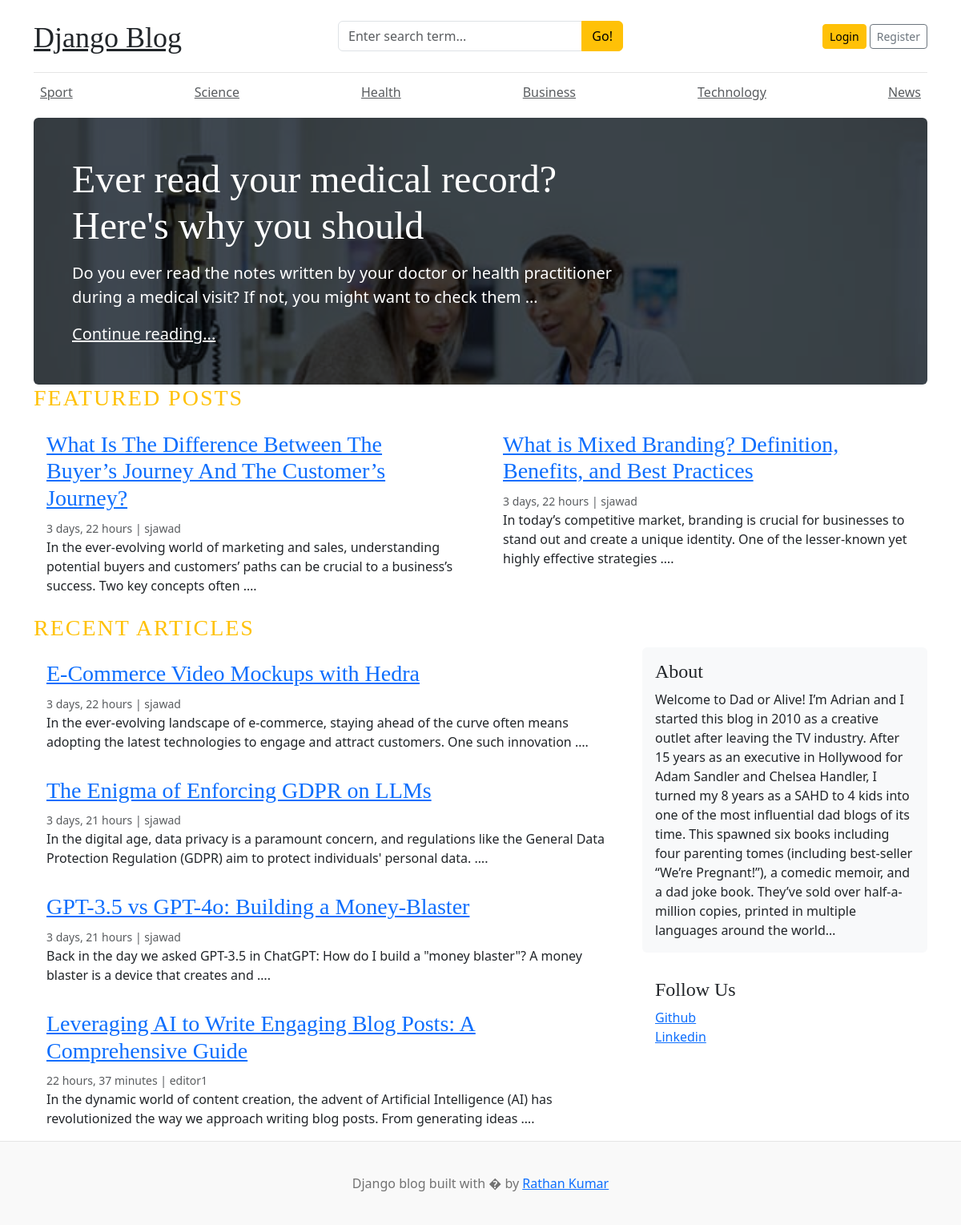
The page / on the database its author committed.
### blogs/models.py (models this page shows, shortened)
class Category(models.Model):
    category_name = models.CharField(max_length=80, unique=True)
    created_at = models.DateTimeField(auto_now_add=True)
    updated_at = models.DateTimeField(auto_now=True)
    class Meta:
        verbose_name_plural = "Categories"

class Blog(models.Model):
    title = models.CharField(max_length=100)
    slug = models.SlugField(max_length=150, unique=True)
    category = models.ForeignKey(Category, on_delete=models.CASCADE)
    author = models.ForeignKey(User, on_delete=models.CASCADE)
    featured_image = models.ImageField(upload_to="blog/uploads/%Y/%m/%d", blank=True)
    short_description = models.TextField()
    blog_body = models.TextField()
    status = models.BooleanField(choices=STATUS_CHOICES, default=0)
    is_featured = models.BooleanField(default=False)
    created_at = models.DateTimeField(auto_now_add=True)
    updated_at = models.DateTimeField(auto_now=True)
    def __str__(self):
        return self.title

### social/models.py (models this page shows, shortened)
class About(models.Model):
    about_title = models.CharField(max_length=150, default='About')
    about_text = models.TextField()
    class Meta:
        verbose_name = "About"
        verbose_name_plural = "About"

class SocialMedia(models.Model):
    social_platform = models.CharField(max_length=100, unique=True)
    social_link = models.URLField(unique=True)
    class Meta:
        verbose_name = "Social Media"
        verbose_name_plural = "Social Media"

### blog_main/views.py (the view)
# urls.py: 2. Add a URL to urlpatterns:  path('', views.home, name='home')
def home(request):
    about = About.objects.get(pk=1)
    social_media = SocialMedia.objects.all()
    featured_posts = Blog.objects.filter(is_featured=True, status=1).order_by('-created_at')
    posts = Blog.objects.filter(is_featured=False, status=1)
    print(posts)
    context = {'featured_posts': featured_posts, 'posts': posts, 'about': about, 'social_media':social_media}
    return render(request=request, template_name='home.html', context=context)

### blogs/context_processors.py (called while the page is built)
def get_categories(request):
    categories = Category.objects.all()
    return {'categories': categories}

### templates/home.html
{% extends 'base.html' %}
    {% block content %}
    {% for post in featured_posts %}
        {% if forloop.first %}
            <div class="jumbotron p-3 p-md-5 text-white rounded bg-dark"
                 style="background-image: url({{ post.featured_image.url }});background-blend-mode: overlay;background-size:cover;">
                <div class="col-md-8 px-0">
                    <h1 class="display-4 font-italic">{{ post.title }}</h1>
                    <p class="lead my-3">{{ post.short_description | truncatewords:25 }}</p>
                    <p class="lead mb-0"><a href="{% url 'single_post' post.slug %}" class="text-white font-weight-bold">Continue reading...</a></p>
                </div>
            </div>
        {% endif %}
    {% endfor %}
    <h3 class="text-uppercase text-warning" style="letter-spacing: 2px;">Featured Posts</h3>
    <div class="row mb-2">
        {% for post in featured_posts %}
            {% if not forloop.first %}
                <div class="col-md-6">
                    <div class="card border-0">
                        <div class="card-body">
                            <h3><a href="{% url 'single_post' post.slug %}">{{ post.title }}</a></h3>
                            <small class="mb-1 text-muted">{{ post.created_at | timesince }} | {{ post.author }}</small>
                            <p class="card-text">{{ post.short_description | truncatewords:25 }}.</p>
                        </div>
                    </div>
                </div>
            {% endif %}
        {% endfor %}
    </div>
    <h3 class="text-uppercase text-warning" style="letter-spacing: 2px;">Recent Articles</h3>
    <main role="main" class="container p-0">
        <div class="row">
            <div class="col-md-8 blog-main">
                {% for post in posts %}
                    <div class="card border-0">
                        <div class="card-body">
                            <h3><a href="{% url 'single_post' post.slug %}">{{ post.title }}</a></h3>
                            <small class="mb-1 text-muted">{{ post.created_at | timesince }} | {{ post.author }}</small>
                            <p class="card-text">{{ post.short_description | truncatewords:25 }}.</p>
                        </div>
                    </div>
                {% endfor %}
            </div>
            <aside class="col-md-4 blog-sidebar">
                <div class="p-3 mb-3 bg-light rounded">
                    <h4 class="font-italic">About</h4>
                    <p class="mb-0">{{ about.about_text }}</p>
                </div>
                <div class="p-3">
                    <h4 class="font-italic">Follow Us</h4>
                    <ol class="list-unstyled">
                        {% if social_media %}
                            {% for social in social_media %}
                        <li><a href="{{ social.social_link }}">{{social.social_platform}}</a></li>
                        {% endfor %}
                        {% else %}
                        <p>No social links yet!</p>
                        {% endif %}
                    </ol>
                </div>
            </aside>
        </div>
    </main>
</div>
{% endblock %}

### templates/base.html (shortened to what this page needs)
{% load static %}
<!DOCTYPE html>
<html lang="en">
<head>
    <link href="https://cdn.jsdelivr.net/npm/bootstrap@5.3.3/dist/css/bootstrap.min.css" rel="stylesheet">
    <link rel="stylesheet" href="https://cdnjs.cloudflare.com/ajax/libs/font-awesome/4.7.0/css/font-awesome.min.css">
    <link href="{% static 'css/blog.css' %}" rel="stylesheet">
</head>
<body>
<div class="container">
    <header class="blog-header py-3">
        <div class="row flex-nowrap justify-content-between align-items-center">
            <div class="col-4 pt-1">
                <a class="blog-header-logo text-dark" href="/">Django Blog</a>
            </div>
            <div class="col-4">
                <form action="{% url 'search' %}" method="GET">
                    <div class="input-group">
                        <input class="form-control" type="text" placeholder="Enter search term..." aria-label="Enter search term..." aria-describedby="button-search" name="keyword" />
                        <button class="btn btn-warning" id="button-search" type="submit">Go!</button>
                    </div>
                </form>
            </div>
            <div class="col-4 d-flex justify-content-end align-items-center">
                {% if not user.is_authenticated %}
                <a class="btn btn-sm btn-warning" href="{% url 'login' %}">Login</a> &nbsp;
                <a class="btn btn-sm btn-outline-secondary" href="{% url 'register' %}">Register</a>
                {% else %}
                 <a class="btn btn-sm btn-warning" href="{% url 'dashboard' %}">Dashboard</a>
                    &emsp;
                    <span><a href="{% url 'logout' %}">logout</a></span>
                {% endif %}
            </div>
        </div>
    </header>
    <div class="nav-scroller py-1 mb-2">
        <nav class="nav d-flex justify-content-between">
            {% for category in categories %}
                <a class="p-2 text-muted" href="{% url 'posts_by_category' category.id %}">{{ category.category_name }}</a>
            {% endfor %}
        </nav>
    </div>
{% block content %}
{% endblock %}
<footer class="blog-footer">
    <p>Django blog built with � by <a href="#">Rathan Kumar</a></p>
</footer>
</body>
</html>

### static/css/blog.css (style rules this page uses)
.blog-header { border-bottom: 1px solid #e5e5e5; }
.blog-header-logo { font-family: "Playfair Display", Georgia, "Times New Roman", serif; font-size: 2.25rem; }
h1, h2, h3, h4, h5, h6 { font-family: "Playfair Display", Georgia, "Times New Roman", serif; }
.display-4 { font-size: 2.5rem; }
@media (min-width: 768px) { .display-4 { font-size: 3rem; } }
.blog-footer { padding: 2.5rem 0; color: #727272; text-align: center; background-color: #f9f9f9; border-top: .05rem solid #e5e5e5; }
.blog-footer p:last-child { margin-bottom: 0; }

### rows shown on the page
Category: category_name "Sport"
Category: category_name "Science"
Category: category_name "Health"
Category: category_name "Business"
Category: category_name "Technology"
Category: category_name "News"
Blog: featured_image (picture), title "Ever read your medical record? Here's why you should", short_description "Do you ever read the notes written by your doctor or health practitioner during a medical visit? If not, you might want to check them …"
Blog: title "What Is The Difference Between The Buyer’s Journey And The Customer’s Journey?", created_at "3 days, 22 hours", author "sjawad", short_description "In the ever-evolving world of marketing and sales, understanding potential buyers and customers’ paths can be crucial to a business’s success. Two key concepts often …"
Blog: title "What is Mixed Branding? Definition, Benefits, and Best Practices", created_at "3 days, 22 hours", author "sjawad", short_description "In today’s competitive market, branding is crucial for businesses to stand out and create a unique identity. One of the lesser-known yet highly effective strategies …"
Blog: title "E-Commerce Video Mockups with Hedra", created_at "3 days, 22 hours", author "sjawad", short_description "In the ever-evolving landscape of e-commerce, staying ahead of the curve often means adopting the latest technologies to engage and attract customers. One such innovation …"
Blog: title "The Enigma of Enforcing GDPR on LLMs", created_at "3 days, 21 hours", author "sjawad", short_description "In the digital age, data privacy is a paramount concern, and regulations like the General Data Protection Regulation (GDPR) aim to protect individuals' personal data. …"
Blog: title "GPT-3.5 vs GPT-4o: Building a Money-Blaster", created_at "3 days, 21 hours", author "sjawad", short_description "Back in the day we asked GPT-3.5 in ChatGPT: How do I build a \"money blaster\"? A money blaster is a device that creates and …"
Blog: title "Leveraging AI to Write Engaging Blog Posts: A Comprehensive Guide", created_at "22 hours, 37 minutes", author "editor1", short_description "In the dynamic world of content creation, the advent of Artificial Intelligence (AI) has revolutionized the way we approach writing blog posts. From generating ideas …"
About: about_text "Welcome to Dad or Alive! I’m Adrian and I started this blog in 2010 as a creative outlet after leaving the TV industry. After 15 years as an executive in Hollywood for Adam Sandler and Chelsea Handler, I turned my 8 years as a SAHD to 4 kids into one of the most influential dad blogs of its time. This spawned six books including four parenting tomes (including best-seller “We’re Pregnant!”), a comedic memoir, and a dad joke book. They’ve sold over half-a-million copies, printed in multiple languages around the world…"
SocialMedia: social_platform "Github"
SocialMedia: social_platform "Linkedin"
